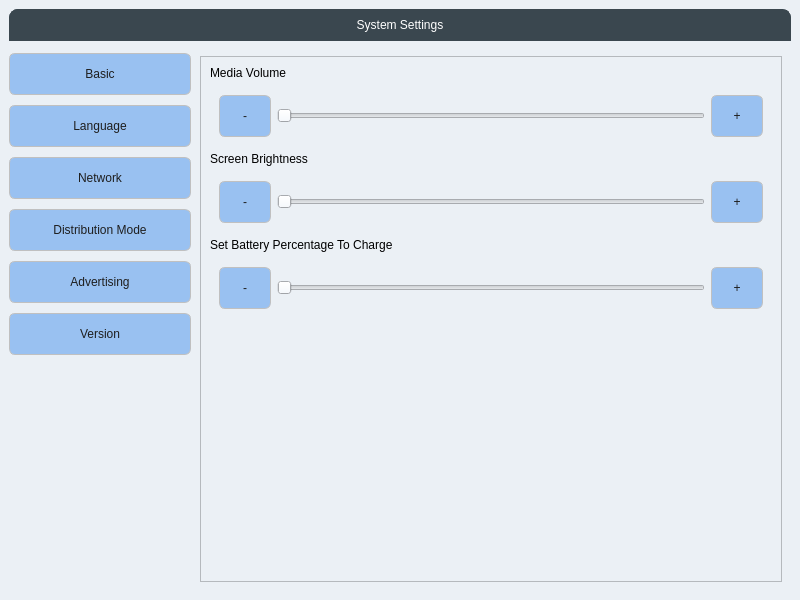
<?xml version="1.0" encoding="UTF-8"?>
<ui version="4.0">
 <class>MainWindow</class>
 <widget class="QMainWindow" name="MainWindow">
  <property name="geometry">
   <rect>
    <x>0</x>
    <y>0</y>
    <width>800</width>
    <height>600</height>
   </rect>
  </property>
  <property name="windowTitle">
   <string>MainWindow</string>
  </property>
  <property name="windowIcon">
   <iconset resource="resources/icons/rom_icons.qrc">
    <normaloff>:/new/icons/engineer_mode_128.png</normaloff>:/new/icons/engineer_mode_128.png</iconset>
  </property>
  <property name="styleSheet">
   <string notr="true">background-color: #EBF0F5;</string>
  </property>
  <widget class="QWidget" name="centralwidget">
   <property name="styleSheet">
    <string notr="true">QWidget#centralwidget {
   background-color: #EBF0F5;
	color: #1E1E1E;
   font-family: 'SF Pro Text';
}

QWidget#centralwidget QPushButton {
	color: #1E1E1E;
	background-color:#99C1F1;
	border-radius: 6px;
	font-size: 12px;
	border: 1px solid #C0C0C0;
	height: 40px;
	min-width: 180px;
	
}</string>
   </property>
   <layout class="QVBoxLayout" name="verticalLayout">
    <item alignment="Qt::AlignmentFlag::AlignVCenter">
     <widget class="QWidget" name="appBarHorizontalLayout" native="true">
      <property name="styleSheet">
       <string notr="true">border-top-left-radius: 8px; 
border-top-right-radius: 8px;
border-bottom-left-radius: 0px; 
border-bottom-right-radius: 0px;
border: 1px solid #3a474f; 
background-color: #3a474f;
</string>
      </property>
      <layout class="QHBoxLayout" name="horizontalLayout">
       <item>
        <widget class="QLabel" name="label">
         <property name="layoutDirection">
          <enum>Qt::LayoutDirection::LeftToRight</enum>
         </property>
         <property name="styleSheet">
          <string notr="true">color: white;
border: none;
background: none;
text-align: center;
</string>
         </property>
         <property name="text">
          <string>System Settings</string>
         </property>
         <property name="alignment">
          <set>Qt::AlignmentFlag::AlignCenter</set>
         </property>
        </widget>
       </item>
      </layout>
     </widget>
    </item>
    <item>
     <layout class="QHBoxLayout" name="mainAppHorizontalLayout">
      <property name="spacing">
       <number>0</number>
      </property>
      <item>
       <layout class="QVBoxLayout" name="menuButtonVerticalLayout">
        <property name="spacing">
         <number>10</number>
        </property>
        <property name="topMargin">
         <number>6</number>
        </property>
        <item>
         <widget class="QPushButton" name="basicSettingBtn">
          <property name="styleSheet">
           <string notr="true"/>
          </property>
          <property name="text">
           <string>Basic</string>
          </property>
         </widget>
        </item>
        <item>
         <widget class="QPushButton" name="languageSettingBtn">
          <property name="styleSheet">
           <string notr="true"/>
          </property>
          <property name="text">
           <string>Language</string>
          </property>
         </widget>
        </item>
        <item>
         <widget class="QPushButton" name="networkSettingBtn">
          <property name="text">
           <string>Network</string>
          </property>
         </widget>
        </item>
        <item>
         <widget class="QPushButton" name="distributionModeBtn">
          <property name="text">
           <string>Distribution Mode</string>
          </property>
         </widget>
        </item>
        <item>
         <widget class="QPushButton" name="advertisingSettingBtn">
          <property name="text">
           <string>Advertising</string>
          </property>
         </widget>
        </item>
        <item>
         <widget class="QPushButton" name="versionSettingBtn">
          <property name="text">
           <string>Version</string>
          </property>
         </widget>
        </item>
        <item>
         <spacer name="verticalSpacer">
          <property name="orientation">
           <enum>Qt::Orientation::Vertical</enum>
          </property>
          <property name="sizeHint" stdset="0">
           <size>
            <width>20</width>
            <height>40</height>
           </size>
          </property>
         </spacer>
        </item>
       </layout>
      </item>
      <item>
       <widget class="QStackedWidget" name="stackedWidget">
        <property name="sizePolicy">
         <sizepolicy hsizetype="Expanding" vsizetype="Expanding">
          <horstretch>1</horstretch>
          <verstretch>1</verstretch>
         </sizepolicy>
        </property>
        <property name="frameShape">
         <enum>QFrame::Shape::NoFrame</enum>
        </property>
        <property name="lineWidth">
         <number>0</number>
        </property>
        <widget class="QWidget" name="basicPageWidget">
         <layout class="QGridLayout" name="gridLayout">
          <item row="0" column="0">
           <widget class="QScrollArea" name="scrollArea">
            <property name="widgetResizable">
             <bool>true</bool>
            </property>
            <widget class="QWidget" name="scrollAreaWidgetContents_3">
             <property name="geometry">
              <rect>
               <x>0</x>
               <y>0</y>
               <width>576</width>
               <height>519</height>
              </rect>
             </property>
             <layout class="QVBoxLayout" name="verticalLayout_3">
              <item>
               <widget class="QLabel" name="label_2">
                <property name="styleSheet">
                 <string notr="true">color: black;</string>
                </property>
                <property name="text">
                 <string>Media Volume</string>
                </property>
               </widget>
              </item>
              <item>
               <widget class="QWidget" name="widget" native="true">
                <layout class="QHBoxLayout" name="horizontalLayout_3">
                 <item>
                  <widget class="QPushButton" name="pushButton_7">
                   <property name="styleSheet">
                    <string notr="true">min-width: 50;</string>
                   </property>
                   <property name="text">
                    <string>-</string>
                   </property>
                  </widget>
                 </item>
                 <item>
                  <widget class="QSlider" name="horizontalSlider">
                   <property name="orientation">
                    <enum>Qt::Orientation::Horizontal</enum>
                   </property>
                  </widget>
                 </item>
                 <item>
                  <widget class="QPushButton" name="pushButton_8">
                   <property name="styleSheet">
                    <string notr="true">min-width: 50;</string>
                   </property>
                   <property name="text">
                    <string>+</string>
                   </property>
                  </widget>
                 </item>
                </layout>
               </widget>
              </item>
              <item>
               <widget class="QLabel" name="label_3">
                <property name="styleSheet">
                 <string notr="true">color: black;</string>
                </property>
                <property name="text">
                 <string>Screen Brightness</string>
                </property>
               </widget>
              </item>
              <item>
               <widget class="QWidget" name="widget_2" native="true">
                <layout class="QHBoxLayout" name="horizontalLayout_4">
                 <item>
                  <widget class="QPushButton" name="pushButton_10">
                   <property name="styleSheet">
                    <string notr="true">min-width: 50;</string>
                   </property>
                   <property name="text">
                    <string>-</string>
                   </property>
                  </widget>
                 </item>
                 <item>
                  <widget class="QSlider" name="horizontalSlider_2">
                   <property name="orientation">
                    <enum>Qt::Orientation::Horizontal</enum>
                   </property>
                  </widget>
                 </item>
                 <item>
                  <widget class="QPushButton" name="pushButton_9">
                   <property name="styleSheet">
                    <string notr="true">min-width: 50;</string>
                   </property>
                   <property name="text">
                    <string>+</string>
                   </property>
                  </widget>
                 </item>
                </layout>
               </widget>
              </item>
              <item>
               <widget class="QLabel" name="label_4">
                <property name="styleSheet">
                 <string notr="true">color: black;</string>
                </property>
                <property name="text">
                 <string>Set Battery Percentage To Charge</string>
                </property>
               </widget>
              </item>
              <item>
               <widget class="QWidget" name="widget_3" native="true">
                <layout class="QHBoxLayout" name="horizontalLayout_2">
                 <item>
                  <widget class="QPushButton" name="pushButton">
                   <property name="styleSheet">
                    <string notr="true">min-width: 50;
</string>
                   </property>
                   <property name="text">
                    <string>-</string>
                   </property>
                  </widget>
                 </item>
                 <item>
                  <widget class="QSlider" name="horizontalSlider_3">
                   <property name="orientation">
                    <enum>Qt::Orientation::Horizontal</enum>
                   </property>
                  </widget>
                 </item>
                 <item>
                  <widget class="QPushButton" name="pushButton_2">
                   <property name="styleSheet">
                    <string notr="true">min-width: 50;</string>
                   </property>
                   <property name="text">
                    <string>+</string>
                   </property>
                  </widget>
                 </item>
                </layout>
               </widget>
              </item>
              <item>
               <spacer name="verticalSpacer_2">
                <property name="orientation">
                 <enum>Qt::Orientation::Vertical</enum>
                </property>
                <property name="sizeHint" stdset="0">
                 <size>
                  <width>20</width>
                  <height>40</height>
                 </size>
                </property>
               </spacer>
              </item>
             </layout>
            </widget>
           </widget>
          </item>
         </layout>
        </widget>
        <widget class="QWidget" name="languagePageWidget">
         <layout class="QGridLayout" name="gridLayout_2">
          <item row="0" column="0">
           <widget class="QScrollArea" name="scrollArea_2">
            <property name="widgetResizable">
             <bool>true</bool>
            </property>
            <widget class="QWidget" name="scrollAreaWidgetContents_4">
             <property name="geometry">
              <rect>
               <x>0</x>
               <y>0</y>
               <width>200</width>
               <height>60</height>
              </rect>
             </property>
             <layout class="QGridLayout" name="gridLayout_3">
              <item row="0" column="0">
               <widget class="QPushButton" name="pushButton_11">
                <property name="text">
                 <string>change language</string>
                </property>
               </widget>
              </item>
             </layout>
            </widget>
           </widget>
          </item>
         </layout>
        </widget>
        <widget class="QWidget" name="networkPageWidget">
         <layout class="QGridLayout" name="gridLayout_5">
          <item row="0" column="0">
           <widget class="QScrollArea" name="scrollArea_3">
            <property name="widgetResizable">
             <bool>true</bool>
            </property>
            <widget class="QWidget" name="scrollAreaWidgetContents_5">
             <property name="geometry">
              <rect>
               <x>0</x>
               <y>0</y>
               <width>66</width>
               <height>16</height>
              </rect>
             </property>
             <widget class="QPushButton" name="pushButton_13">
              <property name="geometry">
               <rect>
                <x>0</x>
                <y>30</y>
                <width>182</width>
                <height>25</height>
               </rect>
              </property>
              <property name="text">
               <string>connect wifi</string>
              </property>
             </widget>
            </widget>
           </widget>
          </item>
         </layout>
        </widget>
        <widget class="QWidget" name="distributionModePageWidget">
         <layout class="QGridLayout" name="gridLayout_4">
          <item row="0" column="0">
           <widget class="QScrollArea" name="scrollArea_4">
            <property name="widgetResizable">
             <bool>true</bool>
            </property>
            <widget class="QWidget" name="scrollAreaWidgetContents_6">
             <property name="geometry">
              <rect>
               <x>0</x>
               <y>0</y>
               <width>66</width>
               <height>16</height>
              </rect>
             </property>
             <widget class="QPushButton" name="pushButton_12">
              <property name="geometry">
               <rect>
                <x>20</x>
                <y>30</y>
                <width>182</width>
                <height>25</height>
               </rect>
              </property>
              <property name="text">
               <string>distribute</string>
              </property>
             </widget>
            </widget>
           </widget>
          </item>
         </layout>
        </widget>
       </widget>
      </item>
     </layout>
    </item>
   </layout>
  </widget>
 </widget>
 <resources>
  <include location="resources/icons/rom_icons.qrc"/>
  <include location="resources/icons/rom_icons.qrc"/>
 </resources>
 <connections/>
</ui>
